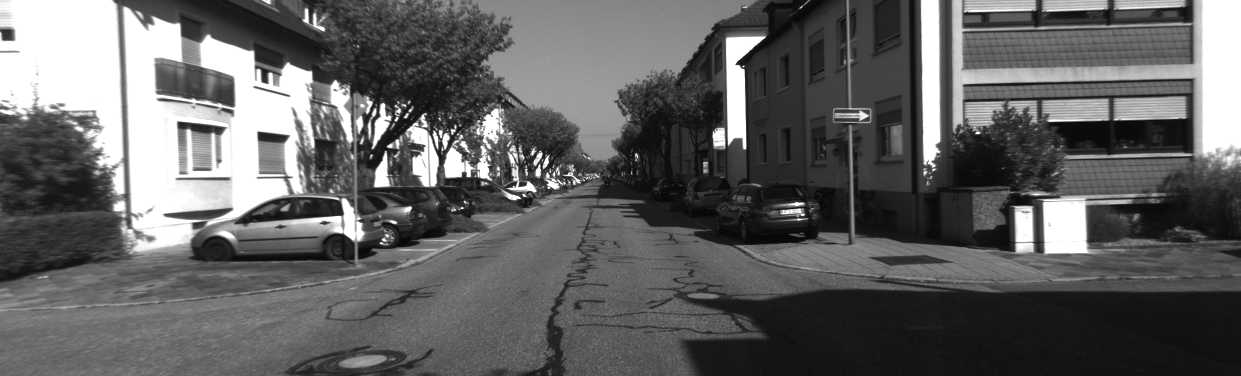
//> input picture voc_create/src/000092.png, 1241 x 376 px
$ ./orb_match   (built with g++ and OpenCV 4)
//> lines starting //> are read from the running program, lines starting //| are printed output that depends on the picture
#include <iostream>
#include "opencv2/core.hpp"
#include "opencv2/calib3d.hpp"
#include "opencv2/highgui.hpp"
#include "opencv2/imgproc.hpp"
#include "opencv2/features2d.hpp"
#include "opencv2/xfeatures2d.hpp"
#include <vector>
using namespace cv;
using namespace cv::xfeatures2d;
using namespace std;
bool refineMatchesWithHomography(
    const std::vector<cv::KeyPoint> &queryKeypoints,
    const std::vector<cv::KeyPoint> &trainKeypoints,
    float reprojectionThreshold, std::vector<cv::DMatch> &matches,
    cv::Mat &homography)
{
    const int minNumberMatchesAllowed = 8;

    if (matches.size() < minNumberMatchesAllowed)
        return false;

    // Prepare data for cv::findHomography
    std::vector<cv::Point2f> srcPoints(matches.size());
    std::vector<cv::Point2f> dstPoints(matches.size());

    for (size_t i = 0; i < matches.size(); i++)
    {
        srcPoints[i] = trainKeypoints[matches[i].trainIdx].pt;
        dstPoints[i] = queryKeypoints[matches[i].queryIdx].pt;
    }

    // Find homography matrix and get inliers mask
    std::vector<unsigned char> inliersMask(srcPoints.size());
    homography = cv::findHomography(srcPoints, dstPoints, CV_FM_RANSAC,
                                    reprojectionThreshold, inliersMask);

    std::vector<cv::DMatch> inliers;
    for (size_t i = 0; i < inliersMask.size(); i++)
    {
        if (inliersMask[i])
            inliers.push_back(matches[i]);
    }

    matches.swap(inliers);
    return matches.size() > minNumberMatchesAllowed;
}

void draw_good_match(cv::Mat &img1,const vector<KeyPoint> &kp1,cv::Mat &des1,cv::Mat &img2,const vector<KeyPoint> &kp2,cv::Mat &des2)
{
 vector<DMatch> matches;
    BFMatcher bfMatcher(NORM_HAMMING);
    bfMatcher.match(des1, des2, matches);

    Mat matHomo;
    refineMatchesWithHomography(kp1, kp2, 3, matches, matHomo);
    cout << "[Info] Homography T : " << matHomo << endl;
    cout << "[Info] # of matches : " << matches.size() << endl;

    Mat imResult;
    drawMatches(img1, kp1, img2, kp2, matches, imResult);

    imshow("refined matches", imResult);
    imwrite("refined_orb_matches_92_95.jpg", imResult);
    waitKey();

}

int main( int argc, char* argv[] )
{
    Mat img1 = imread( "/home/gxf/slam/BASD_voc_create/voc_create/src/000092.png", IMREAD_GRAYSCALE );
//> img1 is the input picture: 376 rows x 1241 cols, CV_8UC1; min 7, max 255, mean 98.2
    Mat img2 = imread("/home/gxf/slam/BASD_voc_create/voc_create/src/000098.png", IMREAD_GRAYSCALE );
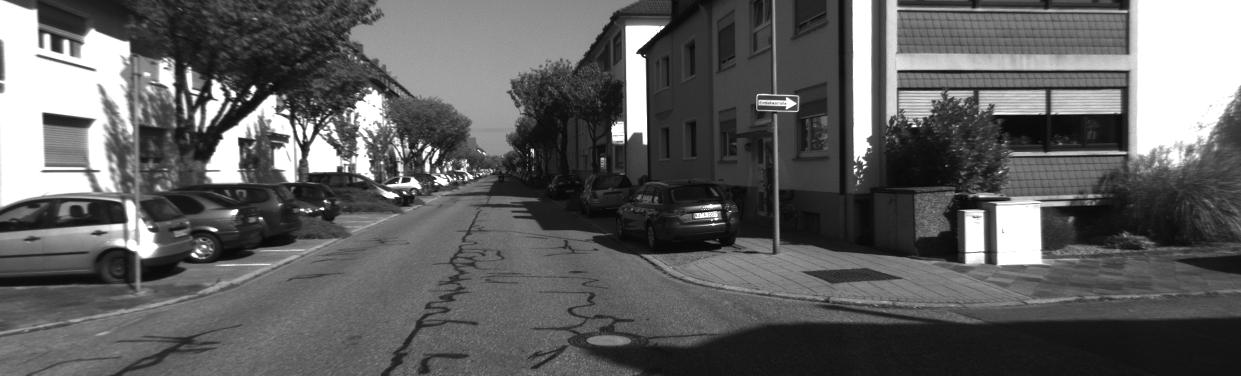
//> input picture voc_create/src/000098.png, 1241 x 376 px
//> img2 is the input picture: 376 rows x 1241 cols, CV_8UC1; min 7, max 255, mean 95.8
    if ( img1.empty() || img2.empty() )
    {
        cout << "Could not open or find the image!\n" << endl;
        return -1;
    }
    Ptr<ORB> detector = ORB::create(1000);
    std::vector<KeyPoint> kp1, kp2;
    Mat des1, des2;
    detector->detectAndCompute( img1, noArray(), kp1, des1 );
//> kp1 = 1000 keypoints; strongest (x, y, size): (737, 63, 31), (515, 184, 31), (737, 62, 37.2), (452, 130, 31)
    detector->detectAndCompute( img2, noArray(), kp2, des2 );
//> kp2 = 1000 keypoints; strongest (x, y, size): (638, 52, 37.2), (402, 182, 31), (637, 52, 31), (252, 90, 37.2)
    draw_good_match(img1,kp1,des1,img2,kp2,des2);
//> in draw_good_match, `bfMatcher.match(des1, des2, matches);`: matches = 1000 matches
//> after the loop in refineMatchesWithHomography, `for (size_t i = 0; i < matches.size(); i++)`: srcPoints = 1000 Points (x, y), first 12: [448, 176], [411.6, 177.6], [60, 51.6], [312, 126], [454, 175], [640.8, 133.2], [466, 160], [359.4, 140], [864, 157.2], [622.1, 138.2], [220, 140], [239, 138]; dstPoints = 1000 Points (x, y), first 12: [558, 180], [528, 182], [266, 82], [448, 138], [564, 179], [741, 139], [396, 140], [483, 140], [492, 112], [420, 118], [361, 223], [339, 216]
//> in refineMatchesWithHomography, `homography = cv::findHomography(srcPoints, dstPoints, CV_FM_RANSAC, re..`: homography = [[0.777, 0.658, 146.8], [-0.056, 1.15, 19.46], [-0.000273, 0.00123, 1]]; inliersMask = 1000 values, max 1 at index 0, min 0 at index 2, mean 0.17
//> after the loop in refineMatchesWithHomography, `for (size_t i = 0; i < inliersMask.size(); i++)`: inliers = 170 matches
//> in refineMatchesWithHomography, `matches.swap(inliers);`: inliers = 1000 matches
//> in draw_good_match, `refineMatchesWithHomography(kp1, kp2, 3, matches, matHomo);`: matches = 170 matches; matHomo has the same summary as homography in refineMatchesWithHomography
//| [Info] Homography T : [0.7766529717921423, 0.6584337568066781, 146.771915120498;
//|  -0.05598494615573427, 1.148986831583572, 19.46162199221783;
//|  -0.0002733256762561171, 0.001227754342231736, 1]
//| [Info] # of matches : 170
//> in draw_good_match, `drawMatches(img1, kp1, img2, kp2, matches, imResult);`:
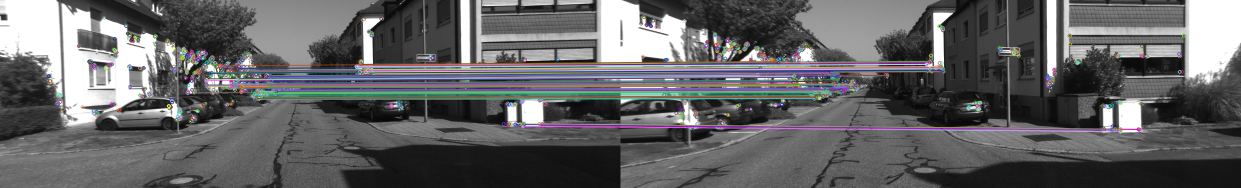
//> imResult: 376 rows x 2482 cols, CV_8UC3 (shown at 1/2 size); mean B, G, R 100.8, 99.4, 99.5
    return 0;
}
